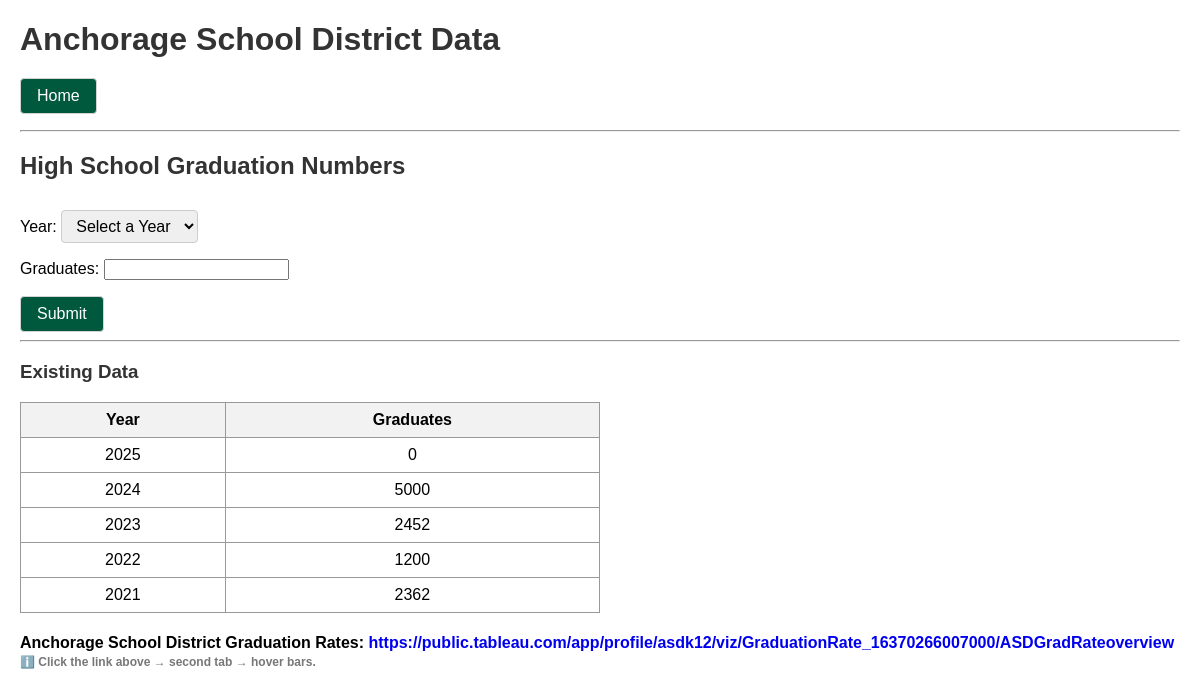
/graduates/, run on an earlier commit of the app's database.
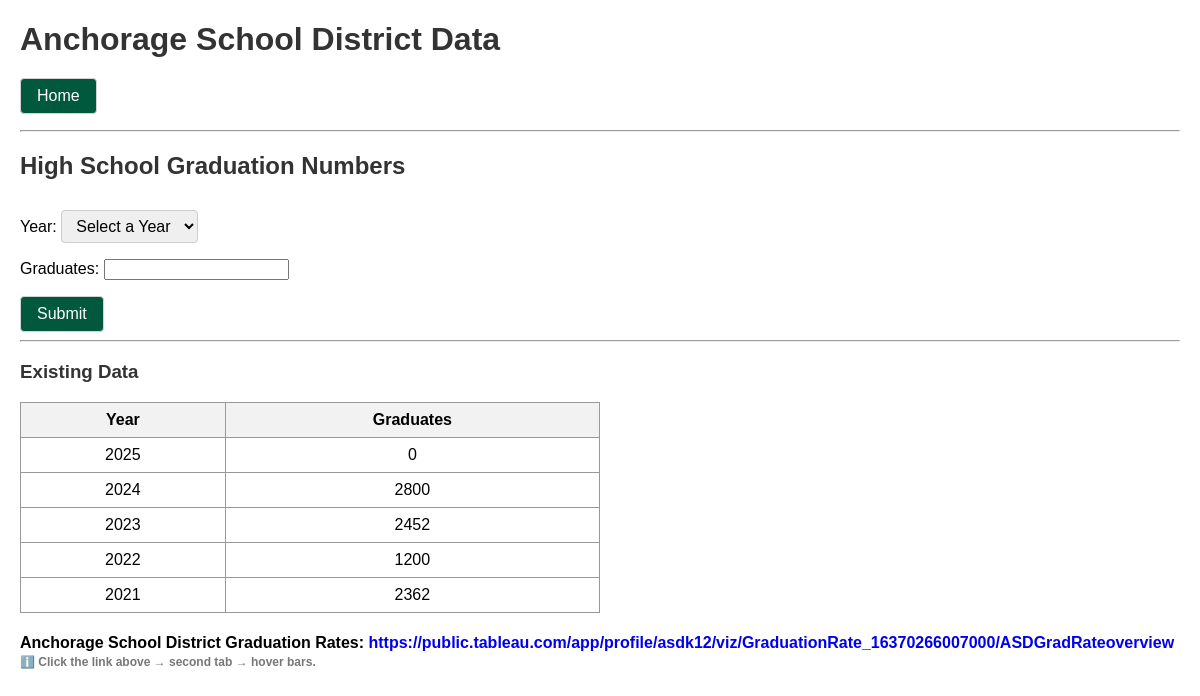
And on a later commit of the database.
### main/models.py (models this page shows, shortened)
class GraduationData(models.Model):
    year = models.IntegerField(unique=True)
    graduates = models.IntegerField()

### main/views.py (the view)
# urls.py: path('graduates/', views.graduate_data, name='graduates'),
def graduate_data(request):
    error = None
    current_year = datetime.now().year
    for year in range(2021, current_year + 1):
        GraduationData.objects.get_or_create(year=year, defaults={'graduates': 0})
    if request.method == 'POST':
        password = request.POST.get('graduate_password', '').strip()
        if not check_password(password, settings.UPLOAD_PASSWORD_HASH):
            error = "Invalid password."
            form = GraduationForm(request.POST)
        else:
            form = GraduationForm(request.POST)
            if form.is_valid():
                year = form.cleaned_data['year']
                graduates = form.cleaned_data['graduates']
                GraduationData.objects.update_or_create(
                    year=year,
                    defaults={'graduates': graduates}
                )
                script_path = os.path.join(settings.BASE_DIR, "main", "arima.py")
                subprocess.run([sys.executable, script_path], check=True)
                return redirect('graduates')
    else:
        form = GraduationForm()
    data = GraduationData.objects.all().order_by('-year')
    return render(request, "graduates.html", {
        'form': form,
        'data': data,
        'error': error
    })

### main/forms.py (shortened to what this page needs)
class GraduationForm(forms.ModelForm):
    current_year = datetime.now().year
    YEAR_CHOICES = [("", "Select a Year")] + [
        (y, str(y)) for y in range(current_year, 2020, -1)
    ]
    year = forms.ChoiceField(
        choices=YEAR_CHOICES,
        label="Year",
        required=True,
        widget=forms.Select(attrs={'class': 'form-select'})
    )
    class Meta:
        model = GraduationData
        fields = ['year', 'graduates']

### main/context_processors.py (called while the page is built)
def add_prefix(request):
    return {"URL_PREFIX": settings.URL_PREFIX}

### main/templates/graduates.html (shortened to what this page needs)
{% load static %}
<!DOCTYPE html>
<html>
<head>
    <link rel="stylesheet" href="{% static 'style.css' %}">
</head>
<body>
    <h1>Anchorage School District Data</h1>
    <p>
        <a href="{% if URL_PREFIX %}/{{ URL_PREFIX }}/{% else %}/{% endif %}"><button>Home</button></a>
    </p>
    <hr>
    <h2>High School Graduation Numbers</h2>
    <form method="POST" id="gradForm" onsubmit="showPasswordBox(event)">
        {{ form.as_p }}
        <button type="submit">Submit</button>
    </form>
    <hr>
    <h3>Existing Data</h3>
    <table>
        <tr>
            <th>Year</th>
            <th>Graduates</th>
        </tr>
        {% for entry in data %}
        <tr>
            <td>{{ entry.year }}</td>
            <td>{{ entry.graduates }}</td>
        </tr>
        {% empty %}
        <tr>
            <td colspan="2">No data yet.</td>
        </tr>
        {% endfor %}
    </table>
    <h4>
        Anchorage School District Graduation Rates:
        <a href="https://public.tableau.com/app/profile/asdk12/viz/GraduationRate_16370266007000/ASDGradRateoverview" target="_blank">
            https://public.tableau.com/app/profile/asdk12/viz/GraduationRate_16370266007000/ASDGradRateoverview
        </a>
        <span style="font-size:12px;color:#777;">
            <br>ℹ️ Click the link above → second tab → hover bars.
        </span>
    </h4>
</body>
</html>

What changed in the data, as far as the page shows it:
changed GraduationData (number 2 of 5 on the later page): graduates "5000" → "2800"
